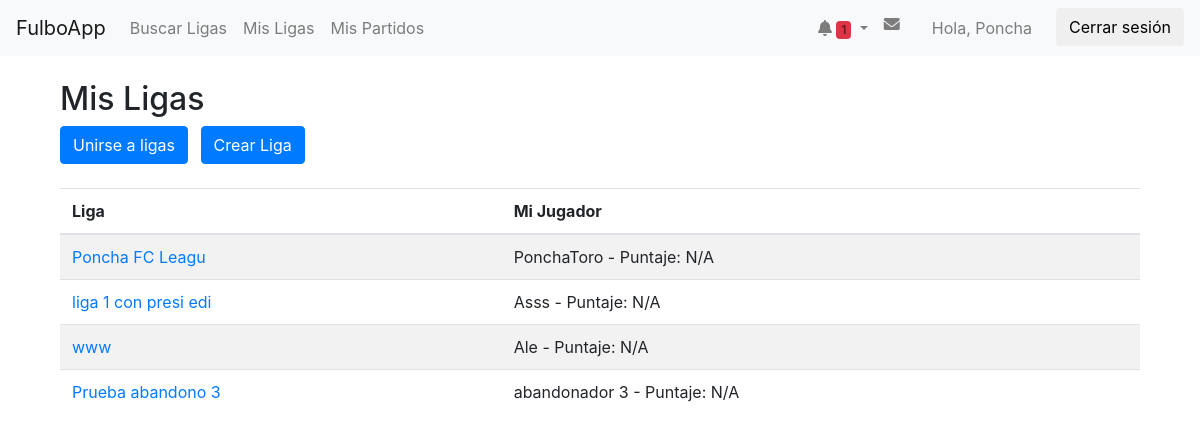
Page /AppFulbo/mis_ligas/ (signed in) on the earlier database version.
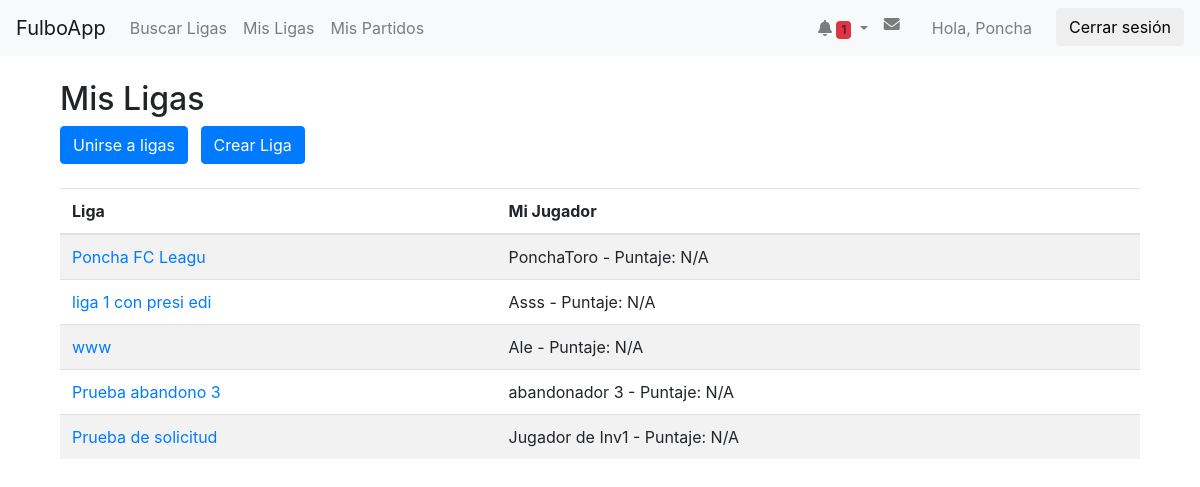
Same page on the later database version.
### AppFulbo/models.py (models this page shows, shortened)
class Liga(models.Model):
    nombre_liga = models.CharField(max_length=20, unique=True)
    descripcion = models.TextField(blank=True, null=True)
    presidentes = models.ManyToManyField(User, related_name="ligas_presididas")  # Relación ManyToMany con los presidentes
    super_presidente = models.ForeignKey(
         settings.AUTH_USER_MODEL,
         on_delete=models.SET_NULL,
         null=True,
         blank=True,
         related_name="ligas_super_presididas",
         help_text="El super presidente de la liga, con privilegios especiales."
     )

class Jugador(models.Model):
    OPCIONES = [
        ('1', 'Arquero'),
        ('2', 'Defensor'),
        ('3', 'Mediocampista'),
        ('4', 'Delantero'),
    ]
    usuario = models.ForeignKey(User, null=True, blank=True, on_delete=models.CASCADE,related_name="user")
    apodo = models.CharField(max_length=15)
    posicion = models.CharField(max_length=1, choices=OPCIONES, null=True, blank=True)
    liga = models.ForeignKey(Liga, on_delete=models.CASCADE, related_name="jugadores")
    numero = models.IntegerField(
        choices=NUMERO_CHOICES,
        validators=[MinValueValidator(1), MaxValueValidator(99)],
        null=True,
        blank=True,
        help_text="Seleccione un número entre 1 y 99."
    )
    activo = models.BooleanField(default=True, help_text="Indica si el jugador está activo en la liga.")
    def puntaje(self):
        i = 0
        puntos = 0
        puntajes = self.puntajes_partidos.all()
        for puntaje in puntajes:
            if puntaje.puntaje != 0:
                i=i+1
                puntos = puntos + puntaje.puntaje()
        try:
            promedio = puntos/i
        except:
            promedio = 0
        return promedio
    class Meta:
        unique_together = ('apodo', 'liga')

### AppFulbo/views.py (the view)
# urls.py: path('mis_ligas/',views.mis_ligas, name='mis_ligas'),
@login_required
def mis_ligas(request):
    jugadores = Jugador.objects.filter(usuario=request.user)
    ligas_con_jugador = []
    for jugador in jugadores:
        liga = jugador.liga
        liga.mi_jugador = jugador  # Agregamos el jugador a la instancia de liga
        ligas_con_jugador.append(liga)
    context = {
        'ligas': ligas_con_jugador
    }
    return render(request, 'AppFulbo/mis_ligas.html', context)

### AppFulbo/context_processors.py (called while the page is built)
def notificaciones_context(request):
    if request.user.is_authenticated:
        notificaciones_no_leidas = Notificacion.objects.filter(usuario=request.user, leido=False).count()
    else:
        notificaciones_no_leidas = 0
    return {
        'notificaciones_no_leidas': notificaciones_no_leidas,
    }

### AppFulbo/models.py (called while the page is built)
    def puntaje(self):
        if self.cant_puntajes !=0:
            puntaje= self.suma_puntajes/self.cant_puntajes
        else:
            puntaje = 0
        return puntaje

### AppFulbo/templates/AppFulbo/mis_ligas.html
{% extends 'AppFulbo/base.html' %}
{% block content %}
<div class="container mt-4">
    <h2>Mis Ligas</h2>
    <a class="btn btn-primary" href="{% url 'buscar_ligas' %}">Unirse a ligas</a>
    <a class="btn btn-primary ml-2" href="{% url 'crear_liga' %}">Crear Liga</a>
    <br></br>
    <table class="table table-striped">
        <thead>
            <tr>
                <th>Liga</th>
                <th>Mi Jugador</th>
            </tr>
        </thead>
        <tbody>
            {% for liga in ligas %}
            <tr>
                <td><a href="{% url 'ver_liga' liga.id %}">{{ liga.nombre_liga }}</a></td>
                <td>
                    {{ liga.mi_jugador.apodo }}
                    {% if liga.mi_jugador.puntaje %}
                        - Puntaje: {{ liga.mi_jugador.puntaje }}
                    {% else %}
                        - Puntaje: N/A
                    {% endif %}
                </td>
            </tr>
            {% empty %}
            <tr>
                <td colspan="2">No estás en ninguna liga.</td>
            </tr>
            {% endfor %}
        </tbody>
    </table>
</div>
{% endblock %}

Differences in the rows shown:
added Liga: nombre_liga "Prueba de solicitud", mi_jugador.apodo "Jugador de Inv1", shows "- Puntaje: N/A"
